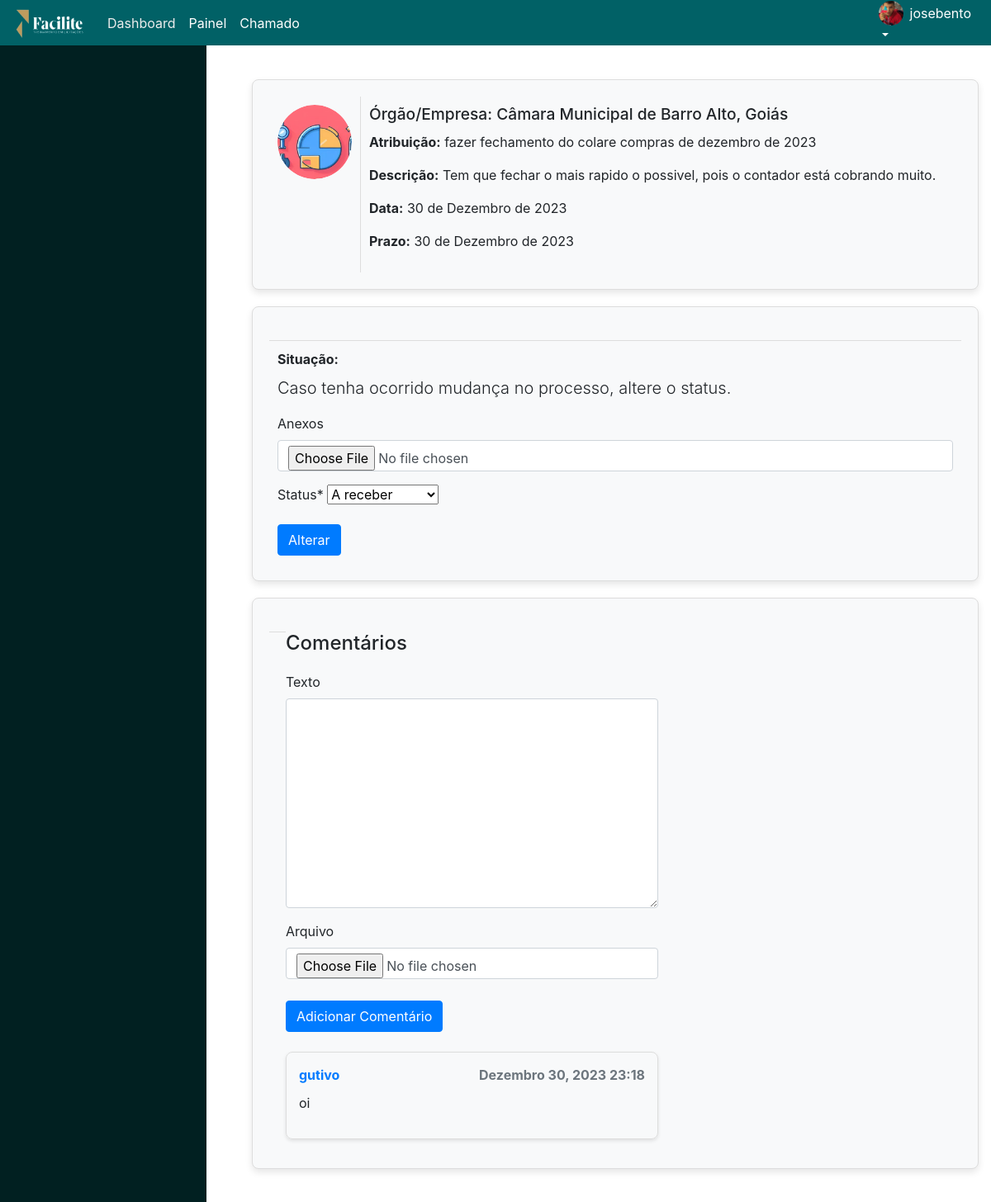
Page /alterar/atividade/13/ (signed in) on the committed database.
### cadastros/models.py (models this page shows, shortened)
class Atividade(models.Model):
    STATUS_CHOICES = [
        ('A receber', 'A receber'),
        ('Recebido', 'Recebido'),
        ('Em andamento', 'Em andamento'),
        ('Concluído', 'Concluído'),
        ('Cancelada', 'Cancelada'),
    ]
    numero = models.CharField(max_length=150, verbose_name="Atribuição")
    descricao = models.CharField(max_length=150, verbose_name="Descrição")
    data = models.DateField(verbose_name="Data de Referência", default=datetime.date.today)
    prazo = models.DateField(verbose_name="Prazo Final", default=datetime.date.today)
    colaborador = models.ForeignKey(User, on_delete=models.PROTECT, verbose_name="Colaborador", null=True)
    campo = models.ForeignKey(Campo, on_delete=models.PROTECT, verbose_name="Órgão/Empresa")
    status = models.CharField(max_length=20, choices=STATUS_CHOICES, default='A receber')
    arquivo = models.FileField(upload_to='pdf/',verbose_name="Anexos",blank=True)

class Campo(models.Model):
    nome = models.CharField(max_length=50,verbose_name="Órgão/Empresa")
    descricao = models.CharField(max_length=150,verbose_name="Descrição")
    foto = models.ImageField(upload_to='imagens/')

class Comentario(models.Model):
    atividade = models.ForeignKey(Atividade, on_delete=models.CASCADE)
    autor = models.ForeignKey(User, on_delete=models.CASCADE)
    texto = models.TextField(blank=True)
    arquivo = models.FileField(upload_to='comentarios/', blank=True, null=True)
    data_publicacao = models.DateTimeField(auto_now_add=True)

### cadastros/views.py (the view, shortened to what this page needs)
# urls.py: path('alterar/atividade/<int:pk>/',AtividadeLeitura.as_view(), name ="alterar-atividade"),
class AtividadeLeitura(GroupRequiredMixin, LoginRequiredMixin, UpdateView):
    login_url = reverse_lazy('login')
    group_required = [u"administrador",u"colaborador"]
    model = Atividade
    readonly_fields = ['numero', 'descricao', 'data', 'prazo', 'colaborador', 'campo']
    fields = ['arquivo','status']
    template_name = 'cadastros/formabrir.html'
    success_url = reverse_lazy('listar-atividades')
    def get_context_data(self, **kwargs):
        context = super().get_context_data(**kwargs)
        perfil = get_object_or_404(Perfil, usuario=self.request.user)
        context['foto'] = perfil.foto.url if perfil.foto else ''
        campo_da_atividade_leitura = self.object.campo
        context['fotoorgao'] = campo_da_atividade_leitura.foto.url if campo_da_atividade_leitura.foto else ''
        context['comentario_form'] = ComentarioForm()
        return context

### cadastros/forms.py
class ComentarioForm(forms.ModelForm):
    class Meta:
        model = Comentario
        fields = ['texto', 'arquivo']

### cadastros/templates/cadastros/formabrir.html (shortened to what this page needs)
{% extends 'modelo.html' %}
{% load static %}
{% load crispy_forms_tags %}
{% block sidebar %}
<div class="sidebar">
    <br>
    <br>
</div>
{% endblock %}
{% block conteudo %}
<div class="container">
<div class="atividade-card">
    <div class="coluna-imagem">
        <div style="width: 90px; height: 90px; overflow: hidden; border-radius: 50%;">
            <img src="{{ fotoorgao }}" alt="Logo">
        </div>
    </div>
    <div class="coluna-dados">
        <div>
            <h3 class="titulo">Órgão/Empresa: {{ atividade.campo.nome }}</h3>
        </div>
        <div class="info">
            <p><strong>Atribuição:</strong> {{ atividade.numero }}</p>
            <p><strong>Descrição:</strong> {{ atividade.descricao }}</p>
            <p><strong>Data:</strong> {{ atividade.data }}</p>
            <p><strong>Prazo:</strong> {{ atividade.prazo }}</p>
        </div>
    </div>
</div>
<div class="atividade-card">
    <div class="coluna-dados status-section">
        <p class="info"><strong>Situação:</strong></p>
        <p class="lead">
            Caso tenha ocorrido mudança no processo, altere o status.
        </p>
        <form action="" method="POST">
            {{ form|crispy }}
            <button type="submit" class="btn btn-primary">Alterar</button>
        </form>
    </div>
</div>
        <div class="atividade-card">
            <div class="status-section">
            </div>
            <div class="comentarios-section">
                <h4>Comentários</h4>
                <form method="post" enctype="multipart/form-data" class="comentario-form">
                    {{ comentario_form|crispy }}
                    <button type="submit" class="btn btn-primary">Adicionar Comentário</button>
                </form>
    <br>
                {% for comentario in atividade.comentario_set.all %}
                <div class="comentario-box">
                    <div class="comentario-header">
                        <span class="comentario-autor">{{ comentario.autor.username }}</span>
                        <span class="comentario-data">{{ comentario.data_publicacao|date:"F j, Y H:i" }}</span>
                    </div>
                    <div class="comentario-corpo">
                        <p>{{ comentario.texto }}</p>
                    </div>
                </div>
                {% endfor %}
            </div>
        </div>
    </div>
{% endblock %}

### paginas/templates/modelo.html (shortened to what this page needs)
{% load static %}
<!DOCTYPE html>
<html lang="pt-br">
<head>
    <link rel="stylesheet" href="{% static 'css/bootstrap.min.css' %}">
</head>
<body>
{% block menu %}
<nav class="navbar navbar-expand-lg fixed-top" style="height: 55px;">
    <a class="navbar-brand" href="{% url 'inicio' %}">
        <img src="{% static 'img/logofacilite.png' %}" alt="Logo" width="90" height="40">
    </a>
      {% if request.user.is_authenticated %}
    <div class="collapse navbar-collapse justify-content-between" id="navbarNav">
        <ul class="navbar-nav">
            <li class="nav-item active">
                <a class="nav-link" href="{% url 'dash' %}">Dashboard</a>
            </li>
            <li class="nav-item">
                <a class="nav-link" href="{% url 'tarefas' %}">Painel</a>
            </li>
            <li class="nav-item">
                <a class="nav-link" href="{% url 'tarefas' %}">Chamado</a>
            </li>
        </ul>
    <div class="navbar-nav">
        <div class="nav-item dropdown">
            <a class="nav-link dropdown-toggle" href="#" id="navbarDropdown" role="button" data-toggle="dropdown"
                aria-haspopup="true" aria-expanded="false">
                <div style="display: flex; align-items: center;">
                    <div style="width: 30px; height: 30px; overflow: hidden; border-radius: 50%;">
                        <img src="{{ foto }}" alt="Logo" width="100%" height="100%" style="object-fit: cover;">
                    </div>
                    <span style="margin-left: 8px;">{{ request.user.username }}</span>
                </div>
            </a>
        </div>
    </div>
 {% endif %}
</nav>
{% endblock %}
    <div class="container-fluid">
        <div class="row">
            {% block sidebar %}
            {% endblock %}
            <div class="conteudo-centralizado">
            {% block conteudo %}{% endblock %}
            </div>
        </div>
    </div>
</body>
</html>

### paginas/templates/modelo.html (style rules this page uses)
body { padding-top: 56px; position: relative; min-height: 100vh; }
.sidebar { height: 100%; width: 250px; position: fixed; z-index: 1; top: 0; left: 0; background-color: #012021; padding-top: 20px; color: white; }
.navbar { background-color: #016166; }
.navbar-brand { color: rgb(242, 248, 140); }
.navbar-nav .nav-link { color: white; }
.navbar-nav .nav-item.active .nav-link { color: rgb(237, 237, 237); }
.conteudo-centralizado { margin-left: 250px; padding: 20px; }

### cadastros/templates/cadastros/formabrir.html (style rules this page uses)
.atividade-card { display: flex; border: 1px solid #ddd; border-radius: 8px; overflow: hidden; margin-bottom: 20px; box-shadow: 0 4px 8px rgba(0, 0, 0, 0.1); transition: box-shadow 0.3s ease-in-out; }
.coluna-imagem { flex: 0 0 90px; border-right: 1px solid #ddd; padding: 10px; }
.coluna-imagem img { border-radius: 50%; width: 100%; height: 100%; object-fit: cover; }
.coluna-dados { flex: 1; padding: 10px; }
.titulo { font-size: 1.2em; margin-bottom: 10px; }
.info { margin-bottom: 8px; }
.status-section { padding: 10px; background-color: #f8f9fa; border-top: 1px solid #ddd; }
.container { margin: 20px; }
.atividade-card { background-color: #f8f9fa; padding: 20px; border-radius: 8px; margin-bottom: 20px; box-shadow: 0 4px 8px rgba(0, 0, 0, 0.1); transition: box-shadow 0.3s ease-in-out; }
.status-section, .comentarios-section { margin-top: 20px; }
.comentario-box { border: 1px solid #ddd; border-radius: 8px; padding: 15px; margin-bottom: 15px; box-shadow: 0 2px 4px rgba(0, 0, 0, 0.1); transition: box-shadow 0.3s ease-in-out; }
.comentario-header { display: flex; justify-content: space-between; font-weight: bold; margin-bottom: 10px; }
.comentario-autor { color: #007bff; }
.comentario-data { color: #6c757d; }
.comentario-corpo { margin-top: 10px; }
.comentario-form { margin-top: 20px; }
.comentario-form button { margin-top: 10px; }

### rows in the picture
Atividade: campo.nome "Câmara Municipal de Barro Alto, Goiás", numero "fazer fechamento do colare compras de dezembro de 2023", descricao "Tem que fechar o mais rapido o possivel, pois o contador está cobrando muito.", data "30 de Dezembro de 2023", prazo "30 de Dezembro de 2023", status "A receber"
Comentario: autor.username "gutivo", data_publicacao "Dezembro 30, 2023 23:18", texto "oi"

### other values in the picture
{{ request.user.username }} "josebento"
